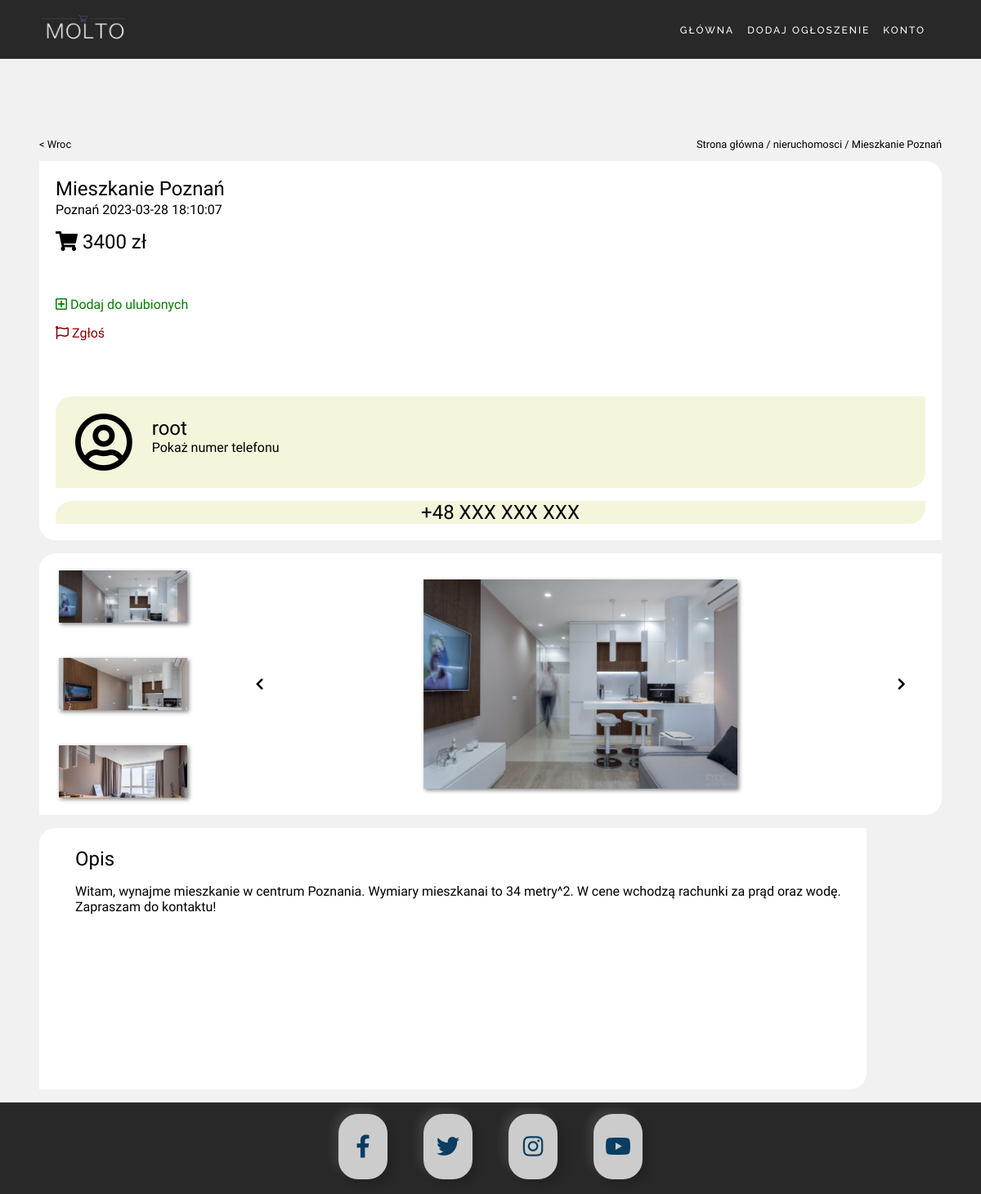
Screenshot of /ann.php?id=14 with the database file from the repository.
### tables this page shows
CREATE TABLE `announcement` (
  `id` int(11) NOT NULL,
  `category` enum('motoryzacja','elektronika','ubrania','dom','nieruchomosci','rozrywka') NOT NULL,
  `title` tinytext NOT NULL,
  `description` text NOT NULL,
  `value` float NOT NULL,
  `img_link` text NOT NULL,
  `contact` text NOT NULL,
  `location` tinytext NOT NULL,
  `date` datetime NOT NULL,
  `user_owner` int(11) NOT NULL,
  `img_id` int(11) NOT NULL
);

CREATE TABLE `user` (
  `id` int(11) NOT NULL,
  `username` text NOT NULL,
  `password` text NOT NULL,
  `email` text NOT NULL,
  `phone_number` tinytext NOT NULL,
  `favorites` tinytext NOT NULL
);

CREATE TABLE `imgdata` (
  `id` int(11) NOT NULL,
  `first_img_link` text NOT NULL,
  `second_img_link` text NOT NULL,
  `third_img_link` text NOT NULL
);

### announcement.php (called while the page is built, shortened)
<?php
class Announcement{
    function __construct($id, $category, $title, $description, $value, $img_link, $contact, $location, $date, $user_owner, $img_id) {
        $this->id = $id;
        $this->title = $title;
        $this->category = $category;
        $this->description = $description;
        $this->value = $value;
        $this->img_link = $img_link;
        $this->location = $location;
        $this->date = $date;
      }
    public static function getById(int $id){
        $conn = DatabaseConnect::connect();
        $cmd = mysqli_prepare($conn, "SELECT * FROM announcement WHERE id=?");
        mysqli_stmt_bind_param($cmd, "i", $id);
        mysqli_stmt_execute($cmd);
        $getResult = mysqli_stmt_get_result($cmd);
        $row = mysqli_fetch_row($getResult);
        if(isset($row)){
            return new Announcement($row[0],$row[1],$row[2],$row[3],$row[4],$row[5],$row[6],$row[7],$row[8],$row[9],$row[10]);
        }else{
            throw new Exception("Cannot find announcement", 1);
        }
    }
    public static function getUserById(int $id){
        $conn = DatabaseConnect::connect();
        $cmd = mysqli_prepare($conn, "SELECT username FROM user WHERE id=?");
        mysqli_stmt_bind_param($cmd, "i", $id);
        mysqli_stmt_execute($cmd);
        $getResult = mysqli_stmt_get_result($cmd);
        $row = mysqli_fetch_row($getResult);
        if(isset($row)){
            return $row[0];
        }else{
            throw new Exception("Cannot find announcement", 1);
        }
    }
    public static function getImgById(int $id){
        $conn = DatabaseConnect::connect();
        $cmd = mysqli_prepare($conn, "SELECT first_img_link,second_img_link,third_img_link FROM imgdata WHERE id=?");
        mysqli_stmt_bind_param($cmd, "i", $id);
        mysqli_stmt_execute($cmd);
        $getResult = mysqli_stmt_get_result($cmd);
        $row = mysqli_fetch_row($getResult);
        if(isset($row)){
            return $row;
        }else{
            throw new Exception("Cannot find announcement", 1);
        }
    }
}
?>

### ann.php (the view, shortened to what this page needs)
<!DOCTYPE html>
<html lang="pl">
<head>
    <link rel="stylesheet" href="style/main.css">
    <link rel="stylesheet" href="style/annstyle.css" MEDIA="(min-width: 1250px)">
    <link rel="stylesheet" href="style/annstylephone.css" MEDIA="(max-width: 1249px)">
    <link rel="stylesheet" href="https://cdnjs.cloudflare.com/ajax/libs/font-awesome/5.13.0/css/all.min.css">
</head>
<body>
<?php
        include_once("page.php");
    ?>
    <main>
<?php
include_once("announcement.php");
if (session_status() === PHP_SESSION_NONE) {
    if(isset($_SESSION['logged']) && $_SESSION['logged'] == TRUE){
        $userId = User::userId($_SESSION['username']);
    }else{
        $userId = NULL;
    }
}
if(!isset($_GET["id"]) || !is_numeric($_GET["id"]) || $_GET["id"] <= 0){
    show_error("Nie można znaleźć ogłoszenia");
}else{
    try {
        $announcement = Announcement::getById($_GET["id"]);
        echo '<div class="annNavBack">';
        echo '<p><a href="index.php">< Wroc</a></p>';
        echo '<p><a href="index.php">Strona główna</a> / <a href="category.php?category='.$announcement->category.'">'.$announcement->category.'</a> / '.htmlspecialchars($announcement->title).'</p>';
        echo '</div>';
        echo '<div class="middleContent">';
        echo '<div class="leftBlock">';
        echo '<div class="annInfo">';
        echo '<h2>'.htmlspecialchars($announcement->title).'</h2>';
        echo '<p>'.htmlspecialchars($announcement->location)." ".$announcement->date.'</p>';
        echo '<h2><i class="fas fa-shopping-cart"></i> '.$announcement->value.' zł</h2>';
        echo '</div>';
        echo '<div class="annButtons">';
        echo '<p><a href="action.php?id_favorite='.$announcement->id.'&id_user='.$userId.'"><i class="far fa-plus-square"></i> Dodaj do ulubionych</a></p>';
        echo '<p><a href="action.php?id='.$announcement->id.'"><i class="far fa-flag"></i> Zgłoś</a></p>';
        echo '</div>';
        echo '<div class="annContact">';
        echo '<div class="userProfil">';
        echo '<h2><i class="far fa-user-circle"></i></h2><div><h2>'.Announcement::getUserById($announcement->user_owner).'</h2><p style="cursor: pointer" onclick="show_phone_number()">Pokaż numer telefonu</p></div>';
        echo '</div>';
        echo '<div class="phone">';
        echo '<div><h2 id="phone_number">+48 XXX XXX XXX</h2></div>';
        echo '</div>';
        echo '</div>';
        echo '</div>';
        echo '<div class="rightBlock">';
        echo '<div class="imgColumn">';
        for ($i=0; $i < 3; $i++) {
            if(Announcement::getImgById($announcement->img_id)[$i] != "NULL"){
                echo '<img src="ann_img/'.Announcement::getImgById($announcement->img_id)[$i].'">';
            }
        }?>
        <?php
        echo '</div>';
        echo '<div class="mainImg">';
        echo '<i class="fas fa-chevron-left" onclick="previous_img()"></i>';
        echo '<img src="ann_img/'.$announcement->img_link.'" id="main_img">';
        echo '<i class="fas fa-chevron-right" onclick="next_img()"></i>';
        echo '</div>';
        echo '</div>';
        echo '</div>';
    } catch (Exception $e) {
       show_error("Wystąpił błąd podczas ładowania ogłoszenia");
    }
}
?>
</main>
<section>
    <div id="description">
        <h2>Opis</h2>
        <p> <?php echo htmlspecialchars("$announcement->description") ?></p>
    </div>
</section>
</body>
</html>

### style/main.css (style rules this page uses)
body { background-color: #f1f1f1; margin: 0; }
main { background-color: #f1f1f1; }

### style/annstyle.css (style rules this page uses)
main { padding: 4vh 4vw 0vh 4vw; }
section { padding: 0vh 4vw 2vh 4vw; }
p { font-family: "Prompt", sans-serif; font-weight: 100; margin-top: 0.1em; }
h2 { font-family: "Prompt", sans-serif; font-weight: 400; }
a { text-decoration: none; color: inherit; }
.annNavBack { margin-top: 8vh; min-width: 400px; width: 26vw; display: flex; justify-content: space-between; font-family: "Prompt", sans-serif; font-weight: 100; }
.annNavBack a { text-decoration: none; color: black; }
.annButtons { padding: 0px 20px 0px 20px; }
.annButtons p:nth-child(1) { color: green; cursor: pointer; width: 45%; }
.annButtons p:nth-child(2) { color: darkred; cursor: pointer; width: 25%; }
.middleContent { display: flex; justify-content: space-between; height: 75vh; }
.leftBlock { display: flex; flex-direction: column; justify-content: space-between; border-radius: 0px 20px 0px 20px; background-color: white; height: 90%; width: 40%; }
.leftBlock .annInfo { padding: 0px 20px 0px 20px; }
.leftBlock .annInfo h2 { font-family: "Prompt", sans-serif; font-weight: 400; margin-bottom: 0; }
.leftBlock .annInfo p { font-family: "Prompt", sans-serif; font-weight: 100; margin-top: 0.1em; }
.leftBlock .annContact { margin: 0px 20px 20px 20px; }
.leftBlock .annContact .userProfil { border-radius: 20px 0px 20px 0px; background-color: beige; display: flex; justify-content: left; align-items: center; height: 14vh; }
.leftBlock .annContact .phone { border-radius: 20px 0px 20px 0px; background-color: beige; margin-top: 2vh; display: flex; justify-content: center; }
.leftBlock .annContact .userProfil div { display: flex; flex-direction: column; justify-content: center; }
.leftBlock .annContact .userProfil p { margin-left: 2vw; margin-top: 0px; }
.leftBlock .annContact h2 { margin-top: 0; margin-left: 2vw; font-family: "Prompt", sans-serif; font-weight: 400; margin-bottom: 0; }
.leftBlock .annContact .userProfil i { font-size: 4em; }
.rightBlock { display: flex; justify-content: space-around; border-radius: 20px 0px 20px 0px; margin-left: 2vw; background-color: white; height: 90%; width: 80%; }
.rightBlock .imgColumn { display: flex; margin-left: 2vw; flex-direction: column; justify-content: space-around; max-height: 100%; width: 20%; }
.rightBlock .imgColumn img { object-fit: cover; object-position: 100% 0; width: 80%; box-shadow: 2px 2px 5px gray; }
.mainImg { width: 90%; display: flex; justify-content: space-around; align-items: center; }
.mainImg img { margin: auto; object-fit: cover; object-position: 0 0; max-height: 80%; max-width: 80%; box-shadow: 2px 2px 5px gray; }
.mainImg i { cursor: pointer; margin: 5%; }
#description { padding: 0px 20px 0px 20px; background-color: white; width: 100%; height: 40vh; border-radius: 20px 0px 20px 0px; }
#description h2 { padding-top: 1em; margin-top: 0; margin-left: 2vw; font-family: "Prompt", sans-serif; font-weight: 400; margin-bottom: 0; }
#description p { margin-left: 2vw; font-family: "Prompt", sans-serif; font-weight: 100; margin-top: 1em; }

### rows the page displays
announcement: category "nieruchomosci", title "Mieszkanie Poznań", location "Poznań", date "2023-03-28 18:10:07", value "3400", user_owner.username "root", img.first_img_link (picture), img.second_img_link (picture), img.third_img_link (picture), img_link (picture), description "Witam, wynajme mieszkanie w centrum Poznania. Wymiary mieszkanai to 34 metry^2. W cene wchodzą rachunki za prąd oraz wodę. Zapraszam do kontaktu!"
